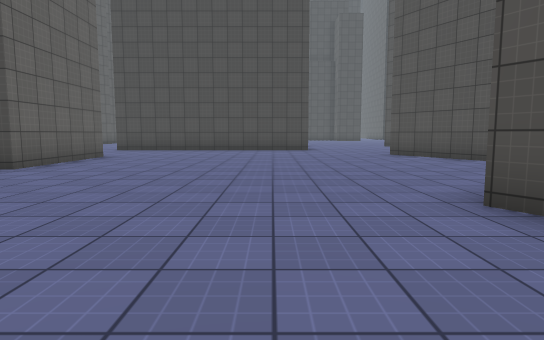
view 1 (above)

21 first-person views from a walk through a scene from a Unity 3-D project. The camera is 1.2 m above the floor, tilts 6° down and sees 75° across. The floor is counted in squares, 2 m on a side. Each view is taken from the middle of a square. On the plan, view 1 faces up. The plan holds only what a view shows up to about 10 squares ahead; the rest is blank. The place goes on beyond the plan. The player character is not drawn. Some animated figures are not drawn. Surface patterns are stand-ins for the level's own textures.

view 2
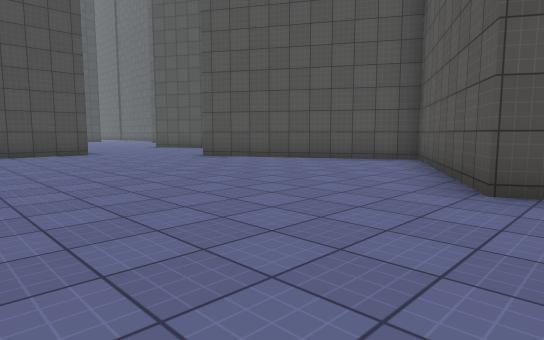

view 3
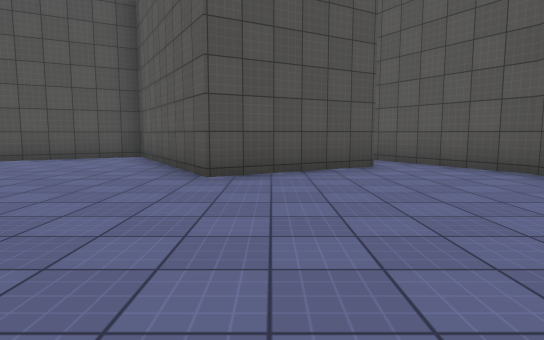

view 4
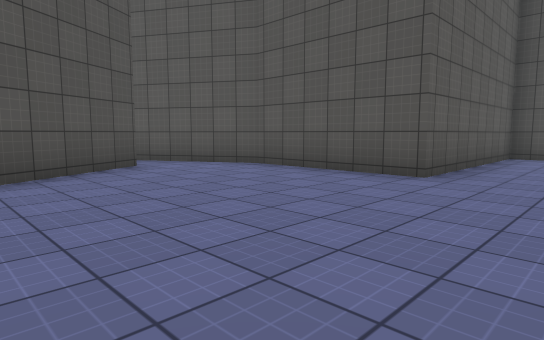

view 5
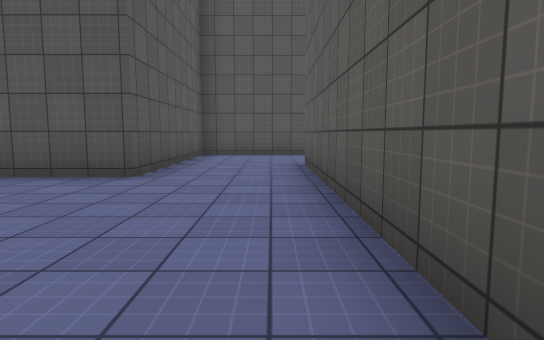

view 6
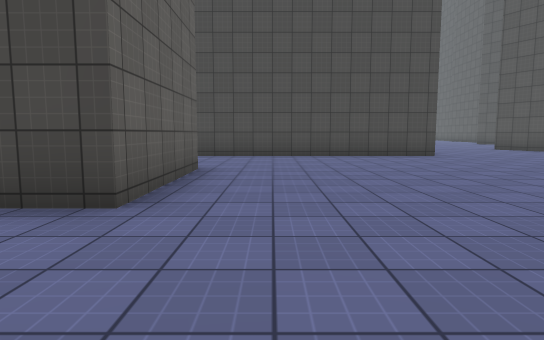

view 7
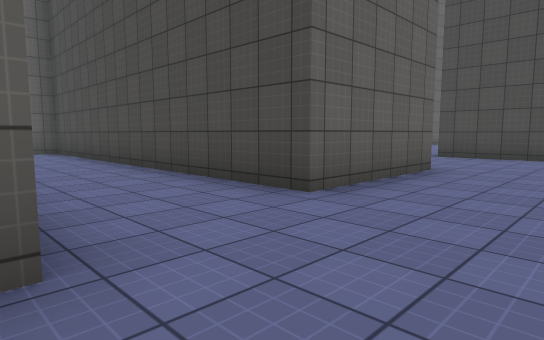

view 8
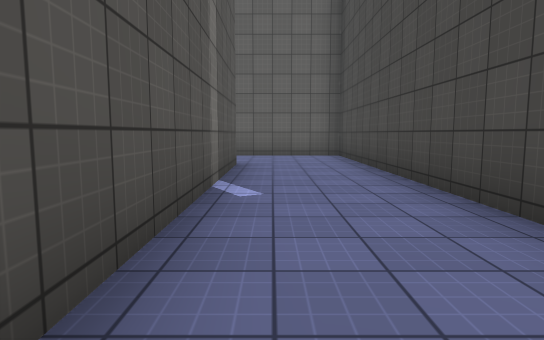

view 9
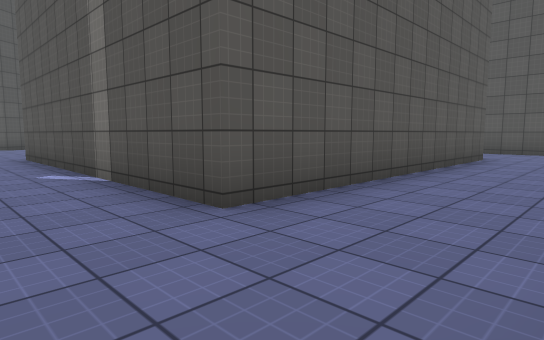

view 10
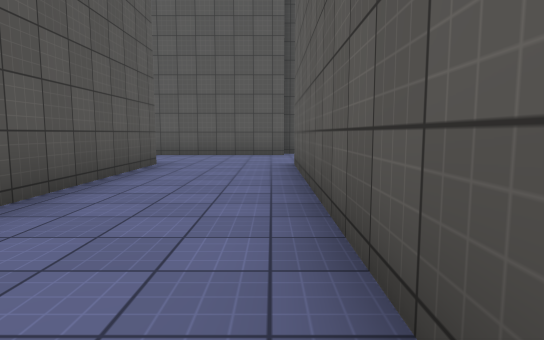

view 11
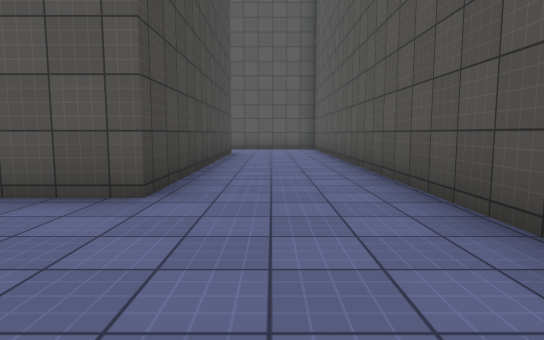

view 12
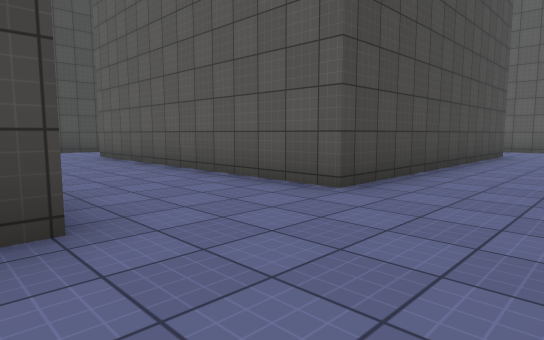

view 13
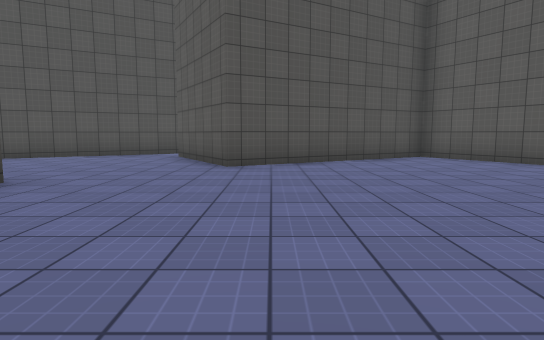

view 14
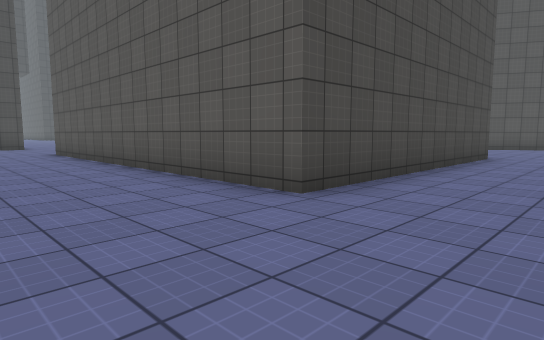

view 15
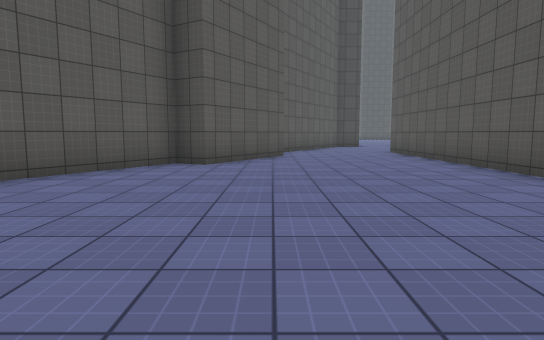

view 16
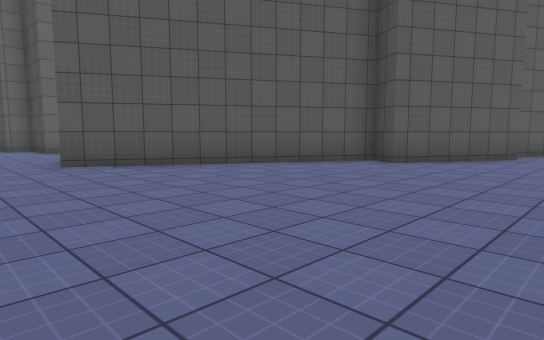

view 17
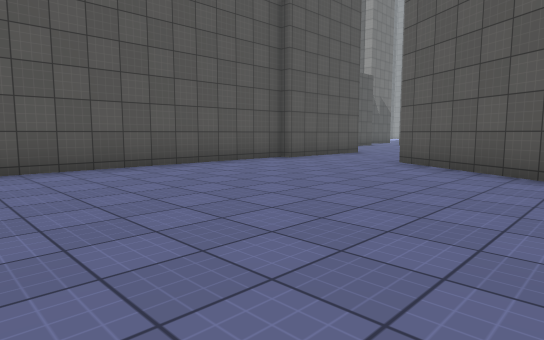

view 18
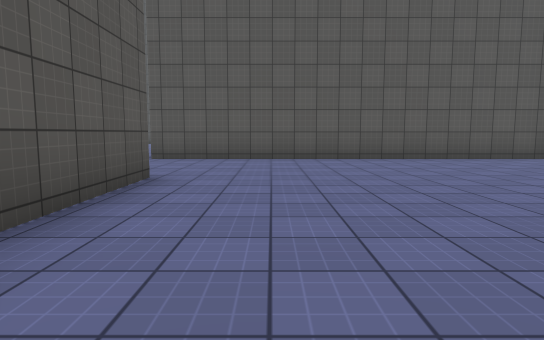

view 19
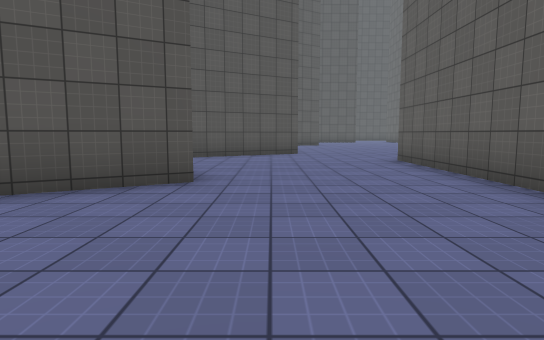

view 20
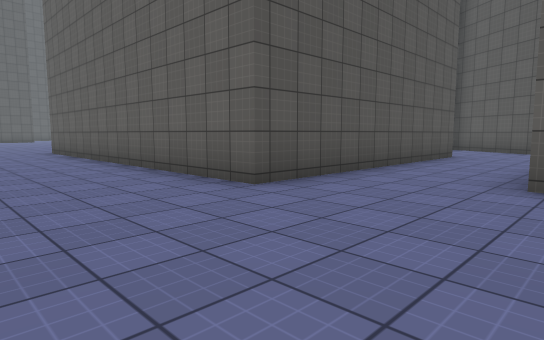

view 21
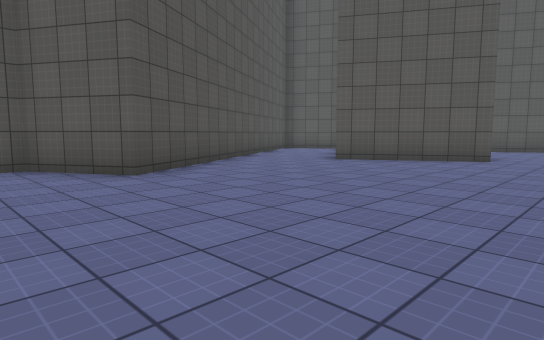

### Floor plan
Points are (right, up) in squares from view 1. A wall is a line through its corners. A room is listed if a view was taken in it or the views show most of it. See-through windows are left out.
Room 1 (views 1, 2, 3, 4, 5, 6, 7)
walls: (-3.6, 3.3) (-3.6, -0.6); (-4.2, 8.9) (-4.2, 5.8); (3.4, 0.1) (1.8, 2.9) (5.9, 5.3) (3.3, 9.8) (5, 10.8); (-1.1, -1.8) (2.2, -1.8) (4.8, -0.3); (1.2, 12.2) (-3.5, 12.2)
ways out: opening at (-4, 4.5) to room 2; opening at (-2.5, -1.5) to room 2; opening at (-3.7, 10) to room 3; opening at (3, 11) to room 4
Room 2 (views 8, 9, 10, 11, 12)
walls: (-13.4, -6.6) (-1.1, -6.6) (-1.1, -1.8); (-3.6, -0.6) (-3.6, -3.8) (-10.8, -3.8) (-10.8, 3.3) (-3.6, 3.3); (-4.2, 5.8) (-13.4, 5.8) (-13.4, -3.6)
ways out: opening at (-4, 4.5) to room 1; opening at (-2.5, -1.5) to room 1
Room 3 (views 13, 14, 15, 16, 17, 18)
walls: (-8.6, 19.4) (-10.2, 16.6) (-10.9, 17) (-14, 11.7); (-3.5, 12.2) (-5.3, 12.2) (-5.3, 21) (1.2, 21); (-7.9, 22.2) (-8.9, 20.4); (-13.5, 8.9) (-4.2, 8.9); (-14.5, 9.2) (-13.4, 9.2)
ways out: opening at (-3.7, 10) to room 1; opening at (-0.5, 22.5) to room 4
Room 4 (views 19, 20, 21)
walls: (1.2, 21) (1.2, 12.2); (4.9, 15.7) (7.7, 17.3); (10, 18) (7.9, 21.8) (9.6, 22.8) (9.6, 23.2); (7.1, 12) (5.2, 15.3); (5, 10.8) (6, 11.4)
ways out: opening at (3, 11) to room 1; opening at (-0.5, 22.5) to room 3; opening at (9, 18)

Positions as (right, up) in squares from view 1, and headings:
1: (0, 0), facing up
2: (-2, 2), facing up-right
3: (-3, 2), facing right
4: (-3, 3), facing down-right
5: (-3, 3), facing down
6: (-3, 3), facing up
7: (-2, 3), facing up-left
8: (-4, 4), facing left
9: (-13, 5), facing down-right
10: (-13, 3), facing down
11: (-14, -5), facing right
12: (-14, -6), facing up-right
13: (-3, 9), facing right
14: (-8, 10), facing up-right
15: (-9, 10), facing up
16: (-7, 10), facing up-left
17: (-7, 15), facing down-left
18: (-7, 17), facing down
19: (4, 20), facing down
20: (4, 24), facing down-left
21: (3, 24), facing down-right
